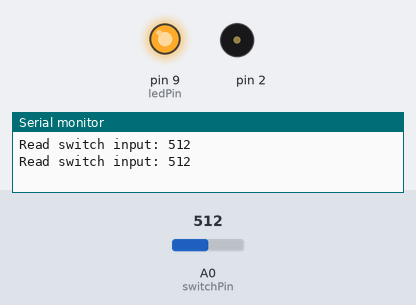
A sketch run on a simulated Arduino Uno, built with avr-gcc and run on an emulated ATmega328P. On the bench: output pins drawn as LEDs (lit = HIGH), buzzer (waves = sounding), the last lines printed to the serial monitor. The inputs (shaded band) are chosen by the test bench; at power-on: A0 (switchPin) = 512.

Above: at 1.8 s.
1.9 s: A0 (switchPin) set to 0
At 2.6 s:
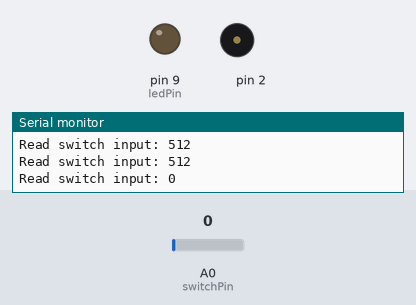
3.6 s: A0 (switchPin) set to 122
At 4.1 s:
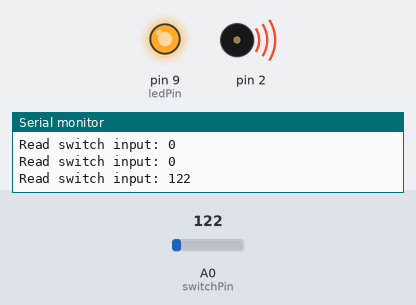
Timing chart, 0 to 13.8 s (numbered marks = the images above; inputs shaded):
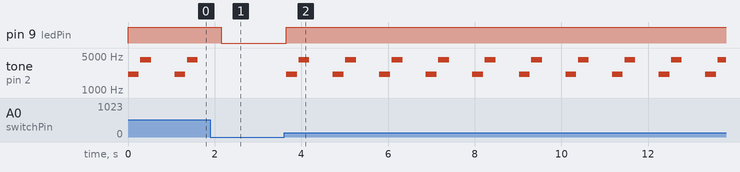

The sketch:

door_alarm.ino
```cpp
/*
 * Alarm sketch for the doors/windows at mom's house.
 */

#include "pitches.h"

// notes in the melody:
int melody[] = { NOTE_C7, NOTE_C8 };

// note durations: 4 = quarter note, 8 = eighth note, etc.:
int noteDurations[] = { 4, 4 };

int switchPin = A0;              // Switch connected to digital pin 2
int ledPin = 9;                  // LED connected at pin 9 via 1k ohm resistor
int epsilon = 1;                 // threshhold for switch, toggle to calibrate

void setup()
{
  Serial.begin(9600);
  pinMode(switchPin, INPUT);    // sets the digital pin as input to read switch.
  pinMode(ledPin, OUTPUT);      // sets the ledPin to output.
}


void loop()
{
  int reading = analogRead(switchPin);
  Serial.print("Read switch input: ");
  Serial.println(reading);

  if (reading >= epsilon)
  {
    digitalWrite(ledPin, HIGH);

    // Iterate over the notes of the melody:
    for (int thisNote = 0; thisNote < 2; thisNote++) {
      // to calculate the note duration, take one second divided by the note type.
      //e.g. quarter note = 1000 / 4, eighth note = 1000/8, etc.
      int noteDuration = 1000/noteDurations[thisNote];
      // speaker hooked up to pin2
      tone(2, melody[thisNote],noteDuration);
      // to distinguish the notes, set a minimum time between them.
      int pauseBetweenNotes = noteDuration * 1.15;
      delay(pauseBetweenNotes);
    }
  }
  else
  {
    digitalWrite(ledPin, LOW);
  }
  delay(500);
}
```

Measured:
- after the input at 1.9 s, pin 9 (ledPin): HIGH → LOW after 0.25 s; tone on pin 2: stops changing and stays silent
- after the input at 3.6 s, pin 9 (ledPin): LOW → HIGH after 0.05 s; tone on pin 2: silent → 2093 Hz after 0.05 s, then repeats every 1.1 s: silent 0.04 s, 4186 Hz 0.25 s, silent 0.54 s, 2093 Hz 0.25 s
- by itself, tone on pin 2: plays 2093 Hz for 0.25 s, 4186 Hz for 0.25 s, 2093 Hz for 0.25 s, 4186 Hz for 0.25 s
